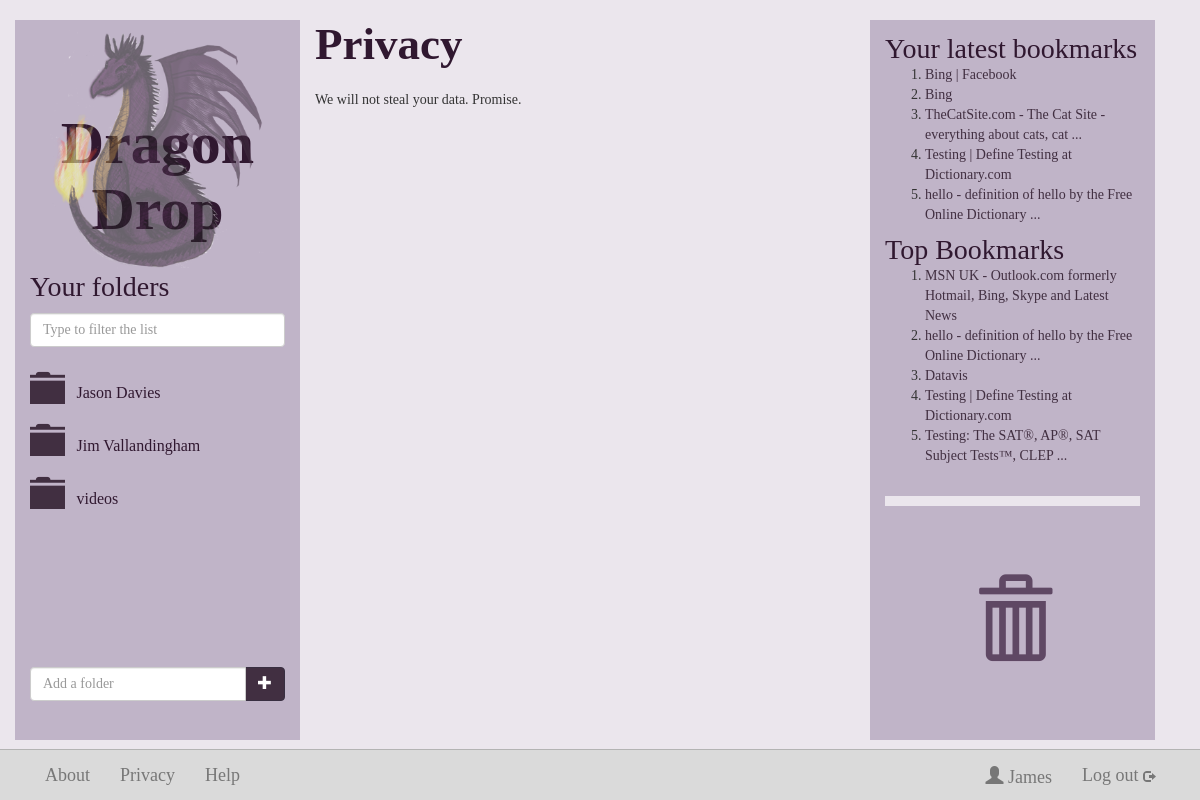
/privacy (signed in), run on an earlier commit of the app's database.
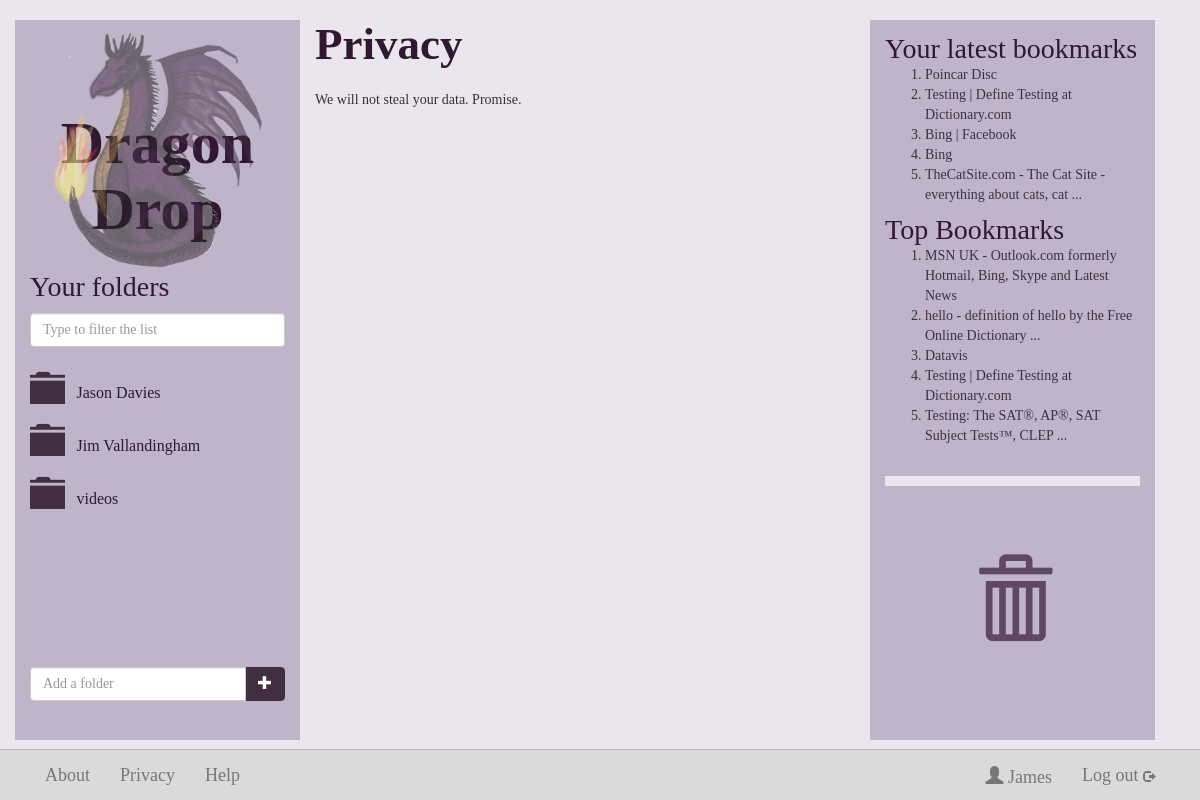
And on a later commit of the database.
### dragondrop/models.py (models this page shows, shortened)
class Folder(models.Model):
    foldername = models.CharField(max_length=128, null=False)
    fusername_fk = models.ForeignKey(User)
    def __unicode__(self):
        return self.foldername

class Bookmark(models.Model):
    url = models.URLField(unique=True)
    btitle = models.CharField(max_length=128, null=True, unique=False)
    bdescr = models.CharField(max_length=1024, null=True, unique=False)
    fname = models.ManyToManyField(Folder, through='BookmarkToFolder')
    saved_times = models.IntegerField(default=0)
    def niceName(self):
        if self.btitle=="--- Title not found ---" or not self.btitle:
            return self.url
        return self.btitle

### dragondrop/views.py (the view)
# urls.py: url(r'^privacy', views.privacy, name='privacy'),
def privacy(request):
    try:
        context = RequestContext(request)
        context_dict = bookmarksFoldersUsers(request)
        return render_to_response('privacy.html', context_dict, context)
    except UnboundLocalError:
        return HttpResponseRedirect('userpage')

### dragondrop/views.py (called while the page is built)
def getFolderList(current_user, current_folder_name, use_lighter_colour=False):
     try:
          folders = current_user.folder_set.all()
          for folder in folders:
              if folder.foldername == current_folder_name:
                  folder.url = None
                  folder.glyphicon_name = "glyphicon-folder-open"
                  if use_lighter_colour: folder.glyphicon_name += " keep-folder-open"
              else:
                  folder.glyphicon_name = "glyphicon-folder-close"
                  if use_lighter_colour: folder.glyphicon_name += " lighter-colour"
                  folder.url = encode_url(folder.foldername)
          return folders
     except User.DoesNotExist:
          return None

def encode_url(str):
    return str.replace(' ', '_')

def topfive(request):
     topbookmark = Bookmark.objects.order_by('-saved_times')[:5]
     return topbookmark

### templates/privacy.html (shortened to what this page needs)
{% extends 'base.html' %}
	{% block middle_column %}
	<h3 class="general">Privacy</h3>
		We will not steal your data. Promise.
	{% endblock %}

### templates/base.html (shortened to what the changed rows need)
<!DOCTYPE html>
{% load static %}
<html lang="en">
  <head>
    <link rel="stylesheet" href="{% static "css/bootstrap.css" %}" />
    <link rel="stylesheet" href="{% static "css/general-dragon.css" %}" />
    <link rel="stylesheet" href="{% static "css/jquery-ui-1.10.4.custom.css" %}" />
  </head>
	<body>
		<div class="container">
			<div class="row">
				<div class="col-md-3" id="folder-box">
					{% block left_column %}
					<h1 class="header"><a alt="Dragon Drop">Dragon Drop</a></h1>
                    <div class="row" id="scrollable">
                        <div >
                                <div class="row" id="folder-list">
                                    {% if folders %}
                                        {% for folder in folders %}
                                        <div class="col-md-12 droppable">
                                                {% if folder.url %}
                                                <a href="/{{folder.url}}/">
                                                    <span class="glyphicon {{folder.glyphicon_name|default:"glyphicon-folder-close"}} dd-folder-icon"></span>
                                                    <span class="folder-name">{{ folder }}</span>
                                                </a>
                                                {% else %}
                                                  <span class="glyphicon {{folder.glyphicon_name|default:"glyphicon-folder-close"}} dd-folder-icon"></span>
                                                  <span class="folder-name">{{ folder }}</span>
                                                {% endif %}
                                        </div>
                                        {% endfor %}
                                    {% endif %}
                                </div>
                        </div>
				</div>
					{% endblock %}
				</div>
				<div class="col-md-3 ">
					{% block right_column_bin_bookmarks %}
						<div class="top-bookmarks">
                                <ol id="latest-five">
                                  {% if latestfive %}
                                    {% for bookmark in latestfive %}
                                <li><a href="{{ bookmark.url }}" target="_blank">{{ bookmark.niceName}}</a></li>
                                    {% endfor %}
                                  {% endif %}
                                </ol>
								{% if bookmarklist %}
									<ol>
										{% for bookmark in bookmarklist %}
									<li><a href="{{ bookmark.url }}" target="_blank">{{ bookmark.niceName}}</a></li>
										{% endfor %}
									</ol>
								{% endif %}
						</div>
					{% endblock %}
				</div>
			</div>
		</div>
  </body>
</html>

What changed in the data, as far as the page shows it:
no longer on one of the page's lists (row unchanged): Bookmark: niceName "hello - definition of hello by the Free Online Dictionary ..."
now on this page (row edited): Bookmark: niceName "Poincar Disc", shown under "Your latest bookmarks"
changed Bookmark "Testing | Define Testing at Dictionary.com": moves up the list
